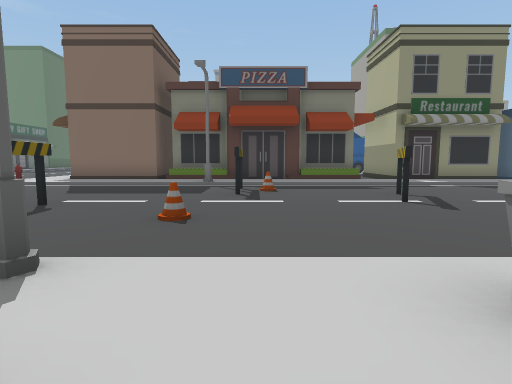
View 1 (above)

24 first-person views from a walk through a scene from a Unity 3-D project. The camera is 1.5 m above the floor, tilts 6° down and sees 80° across. The floor is counted in squares, 2 m on a side. Each view is taken from the middle of a square. On the plan, view 1 faces up. The plan holds only what a view shows up to about 10 squares ahead; the rest is blank. The place goes on beyond the plan. The player is left out.

View 2
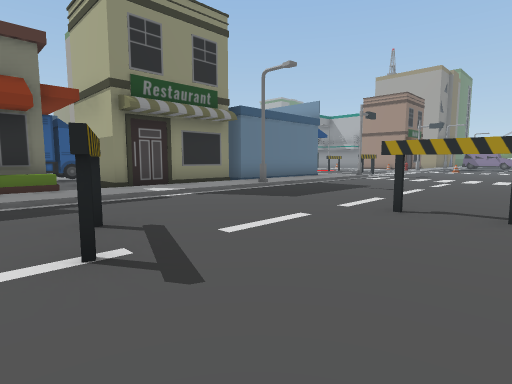

View 3
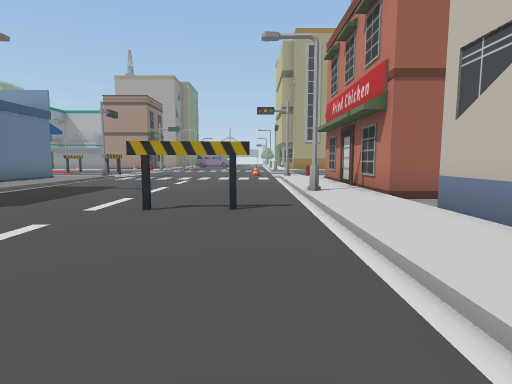

View 4
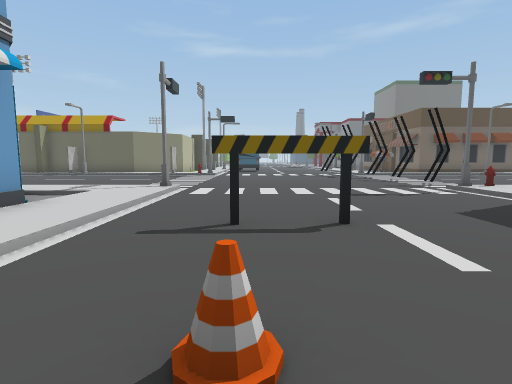

View 5
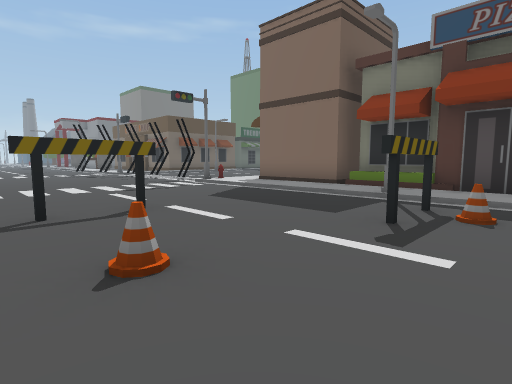

View 6
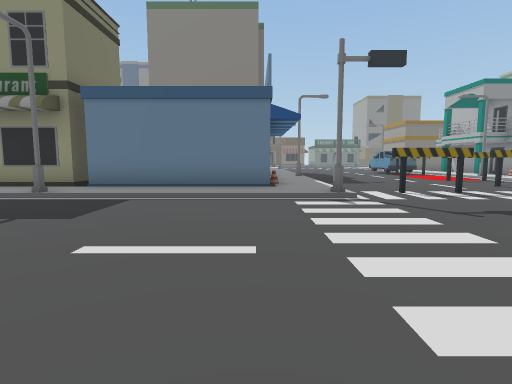

View 7
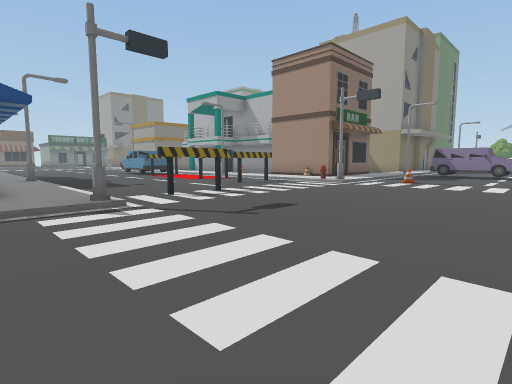

View 8
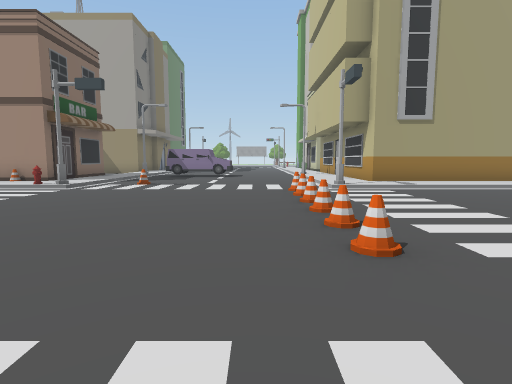

View 9
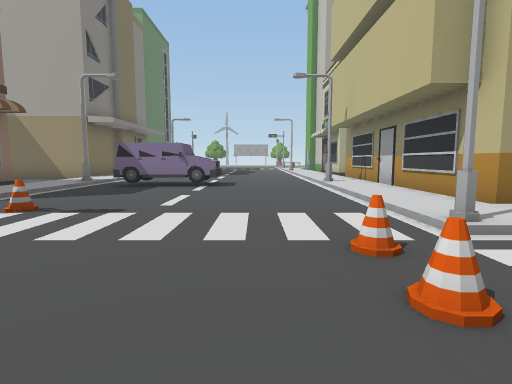

View 10
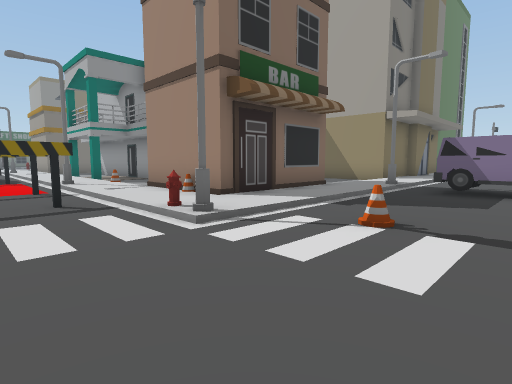

View 11
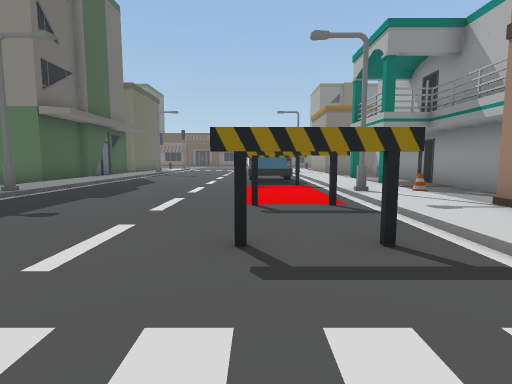

View 12
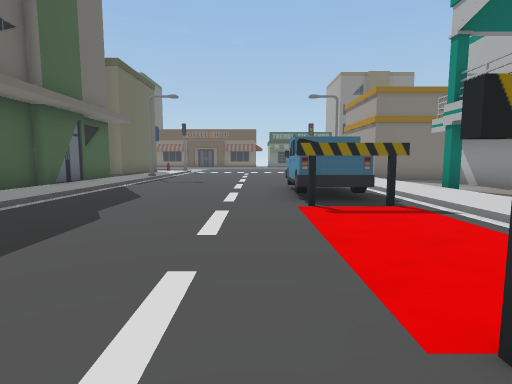

View 13
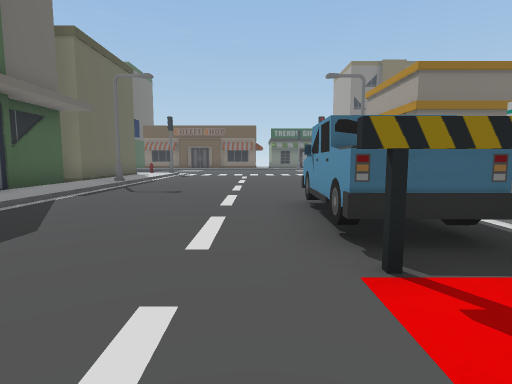

View 14
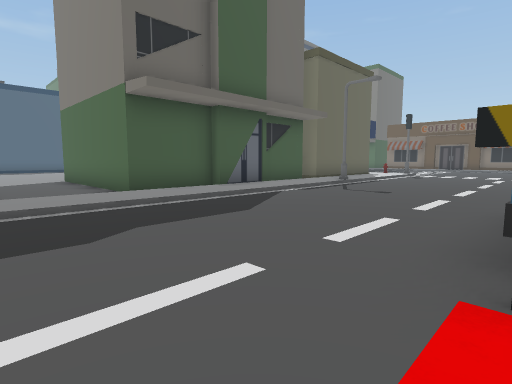

View 15
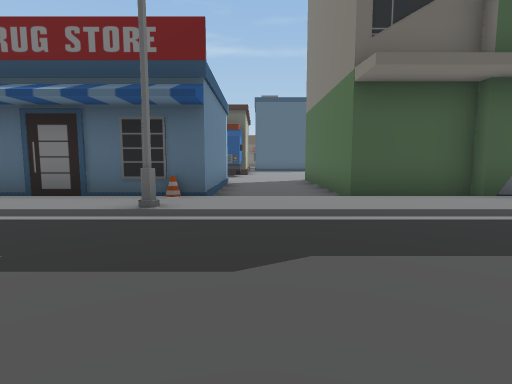

View 16
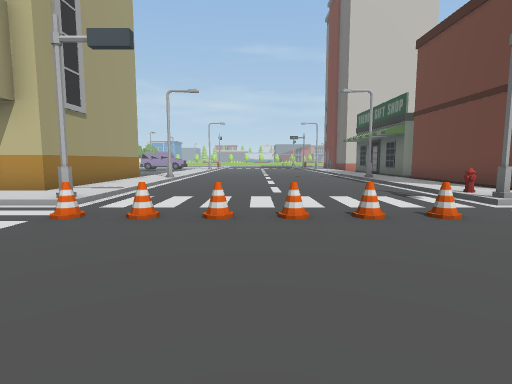

View 17
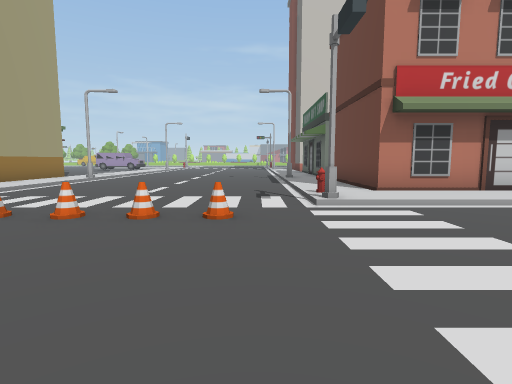

View 18
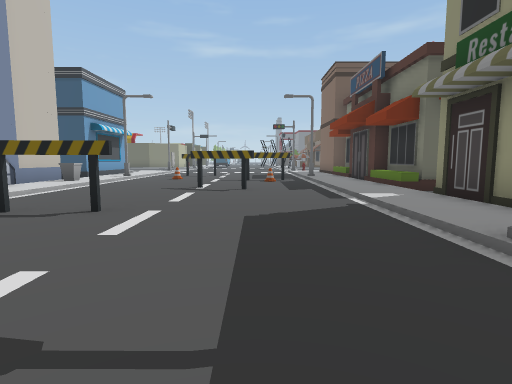

View 19
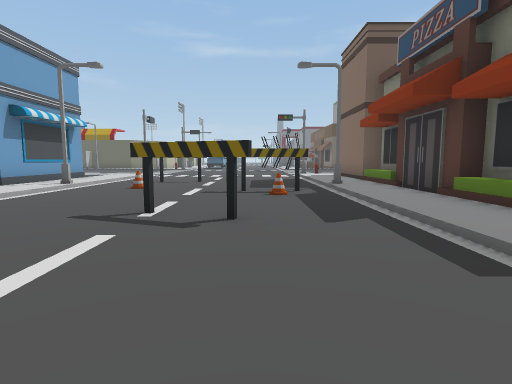

View 20
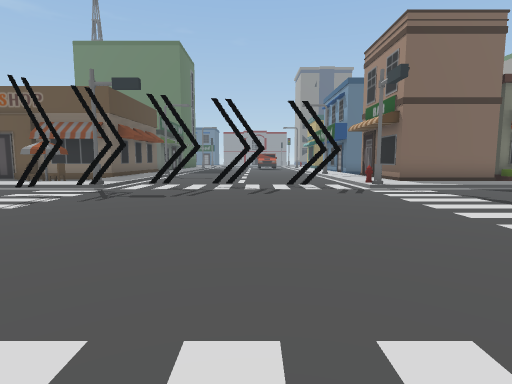

View 21
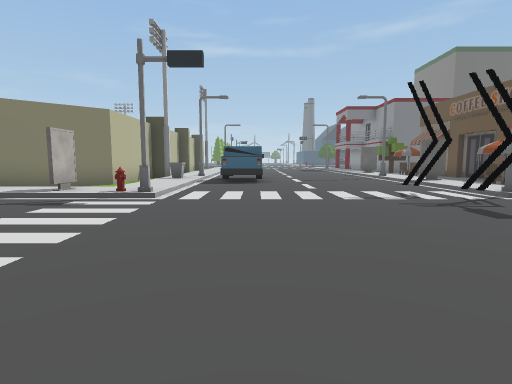

View 22
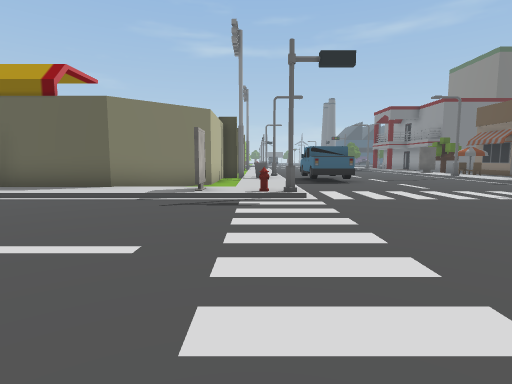

View 23
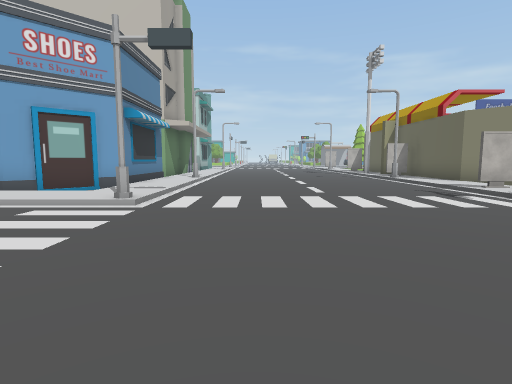

View 24
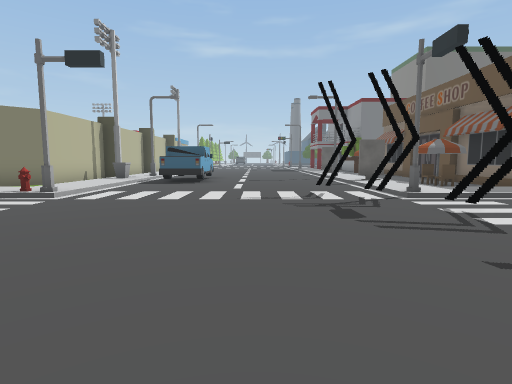

### Floor plan
Key: @ floor where view 1 was taken; # wall or solid block; . main floor; : floor 0.25 m higher than the main floor; / step, stairs or slope; ^ raised ledge; O other object.
Columns run from 19 left of view 1 to 29 right of it. Each row starts with its distance up from view 1.
 26                                 #:/.....   O
 25                                 O:O.....   OOO
 24                                 O:/.....
 23                                 O:/.....    .#
 22                                 O:/.....  :..#
 21                                 O:/....O /:..#
 20                                 O:/....O /:#.#
 19                            OOOOOO:/....OO/:..#
 18                            ......:/....OO/:#.#
 17                            ......:/....../:..#
 16                             ####O:/....../:..#
 15                                 O:O......O:O.
 14                                 #:/....OO/:.
 13 ###                   O.O  O    #:/....../:#
 12 ..             #O     O.O  O    O:/....OO/:O
 11  O :/....../:###OOOOOOO.OOOO####O:/....../:O###
 10 O:::/......O::::::::::::::::::::::/OOO...O:::::::
  9 ////########//////O/////////O/////#......//////O/
  8 ...##..............O...........................#
  7 ...................O..O....................O...##
  6 ......................O........................##
  5 ...............O......O...O....................^.
  4 O..............O..O.......O......................
  3 O.........................O.........OOOOOO.......
  2 /////......#//////O/////////O//////......//////O/
  1 ::::O....../::::::::^:::::::::::::O....../:::::::
  0 .. O/....../:.#####@OOO OOO######:/....../:OOOOOO
 -1 ## :/....../:##            #    #:/....../:O
 -2   #:/....../:#                  #:/....../:O
 -3   #:/....../:#                  #:/....../:O

Where each view was taken, in squares from view 1:
view 1: 0 up, 0 right, facing up
view 2: 3 up, 2 right, facing up-right
view 3: 3 up, 2 right, facing right
view 4: 4 up, 0 right, facing left
view 5: 3 up, 1 right, facing up-left
view 6: 3 up, 13 right, facing up
view 7: 4 up, 13 right, facing up-right
view 8: 4 up, 14 right, facing right
view 9: 4 up, 19 right, facing right
view 10: 6 up, 20 right, facing up-right
view 11: 9 up, 20 right, facing up
view 12: 13 up, 19 right, facing up
view 13: 16 up, 19 right, facing up
view 14: 16 up, 20 right, facing up-left
view 15: 17 up, 19 right, facing left
view 16: 7 up, 19 right, facing down
view 17: 7 up, 16 right, facing down
view 18: 7 up, 11 right, facing left
view 19: 7 up, 7 right, facing left
view 20: 1 up, 11 left, facing up
view 21: 4 up, 9 left, facing left
view 22: 1 up, 9 left, facing left
view 23: 7 up, 10 left, facing down
view 24: 6 up, 9 left, facing left
